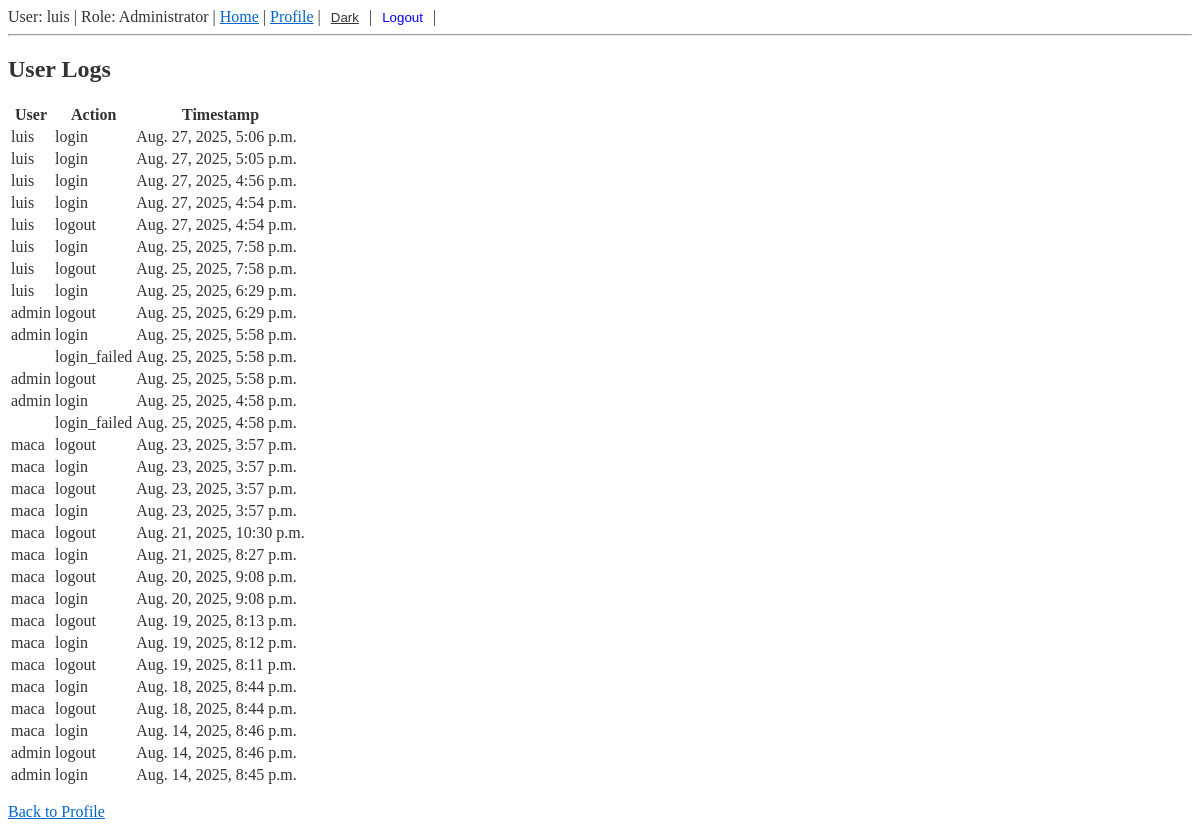
The page /user_logs (signed in) on the database as committed earlier.
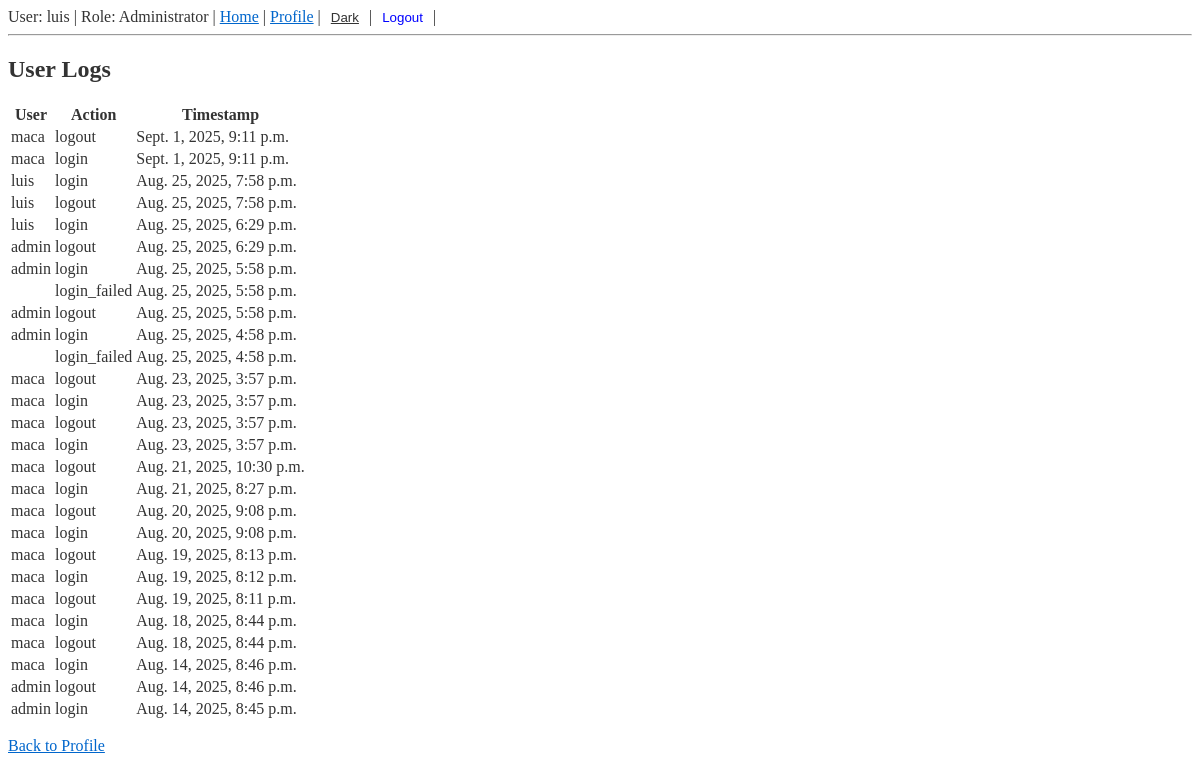
The same page on the database as committed later.
### rest/models.py (models this page shows, shortened)
class UserLog(models.Model):
    EVENT_CHOICES = [
        ('login', 'Login'),
        ('logout', 'Logout'),
        ('login_failed', 'Login Failed'),
        ('password_change', 'Password Change'),
    ]
    user = models.ForeignKey(User, on_delete=models.CASCADE, null=True, blank=True)
    username = models.CharField(max_length=150)
    event_type = models.CharField(max_length=20, choices=EVENT_CHOICES)
    ip_address = models.GenericIPAddressField(null=True, blank=True)
    timestamp = models.DateTimeField(auto_now_add=True)
    details = models.TextField(blank=True)

### rest/views.py (the view)
# urls.py: path('user_logs', views.user_logs, name='user_logs'),
@login_required
def user_logs(request):
    logs = UserLog.objects.filter().order_by('-timestamp')
    return render(request, 'user_logs.html', {
        'logs': logs
    })

### json_app/context_processors.py (called while the page is built)
def dark_mode_context(request):
    return {'dark_mode': request.session.get('dark_mode', False)}

### json_app/templatetags/dark_mode_tags.py (called while the page is built)
@register.inclusion_tag('json_app/_dark_mode_button.html', takes_context=True)
def dark_mode_button(context):
    return {
        'dark_mode': context.get('dark_mode', False)
    }

### rest/templates/user_logs.html
{% extends "base.html" %}
{% block body %}
<h2>User Logs</h2>
<table>
    <thead>
        <tr>
            <th>User</th>
            <th>Action</th>
            <th>Timestamp</th>
        </tr>
    </thead>
    <tbody>
        {% for log in logs %}
        <tr>
            <td>{{ log.user.username }}</td>
            <td>{{ log.event_type }}</td>
            <td>{{ log.timestamp }}</td>
        </tr>
        {% empty %}
        <tr>
            <td colspan="3">No logs available.</td>
        </tr>
        {% endfor %}
    </tbody>
</table>
<p><a href="{% url 'profile_rest_basic' %}">Back to Profile</a></p>
{% endblock %}

### rest/templates/base.html (shortened to what this page needs)
{% load static %}
{% load dark_mode_tags %}
<!DOCTYPE html>
<html lang="en"{% if dark_mode %} data-theme="dark"{% endif %}>
    <head>
        <link rel="stylesheet" href="{% static 'css/dark_mode.css' %}">
    </head>
    <body>
        {% if user.is_authenticated %}
        <div>
            User: {{ user.username }} |
            Role: {% if user.groups.all.0.name == 'Admins' %}Administrator{% elif user.groups.all.0.name == 'Customers' %}Customer{% else %}No role assigned{% endif %} |
            <a href="{% url 'home_rest_basic' %}">Home</a> |
            <a href="{% url 'profile_rest_basic' %}">Profile</a> |
            {% dark_mode_button %} |
            <form action="{% url 'logout_rest_basic' %}" method="post" style="display:inline;">
                <button type="submit" style="background:none; border:none; color:blue; cursor:pointer;">Logout</button>
            </form> |
        </div>
        <hr>
        {% endif %}
        {% block body %}
        {% endblock %}
    </body>
</html>

### json_app/templates/json_app/_dark_mode_button.html (shortened to what this page needs)
<button id="darkModeToggle"
        class="dark-mode-toggle"
        type="button"
        onclick="toggleDarkMode()"
        aria-pressed="{% if dark_mode %}true{% else %}false{% endif %}"
        aria-label="Toggle dark mode"
        title="{% if dark_mode %}Switch to light mode{% else %}Switch to dark mode{% endif %}">
</button>

### json_app/static/css/dark_mode.css (style rules this page uses)
:root { --bg-color: #ffffff; --text-color: #333333; --nav-bg: #f8f9fa; --link-color: #0066cc; --table-header-bg: #f8f9fa; --table-border: #dee2e6; }
body { background-color: var(--bg-color); color: var(--text-color); transition: background-color 0.3s ease, color 0.3s ease; }
a { color: var(--link-color); }
.dark-mode-toggle { background: none; border: none; color: var(--text-color); cursor: pointer; text-decoration: underline; }

Rows that differ between the two databases and show on the page:
removed UserLog: user.username "luis", event_type "login", timestamp "Aug. 27, 2025, 5:06 p.m."
removed UserLog: user.username "luis", event_type "login", timestamp "Aug. 27, 2025, 5:05 p.m."
removed UserLog: user.username "luis", event_type "login", timestamp "Aug. 27, 2025, 4:56 p.m."
changed UserLog (number 1 of 27 on the later page): user.username "luis" → "maca"; event_type "login" → "logout"; timestamp "Aug. 27, 2025, 4:54 p.m." → "Sept. 1, 2025, 9:11 p.m."
changed UserLog (number 2 of 27 on the later page): user.username "luis" → "maca"; event_type "logout" → "login"; timestamp "Aug. 27, 2025, 4:54 p.m." → "Sept. 1, 2025, 9:11 p.m."
